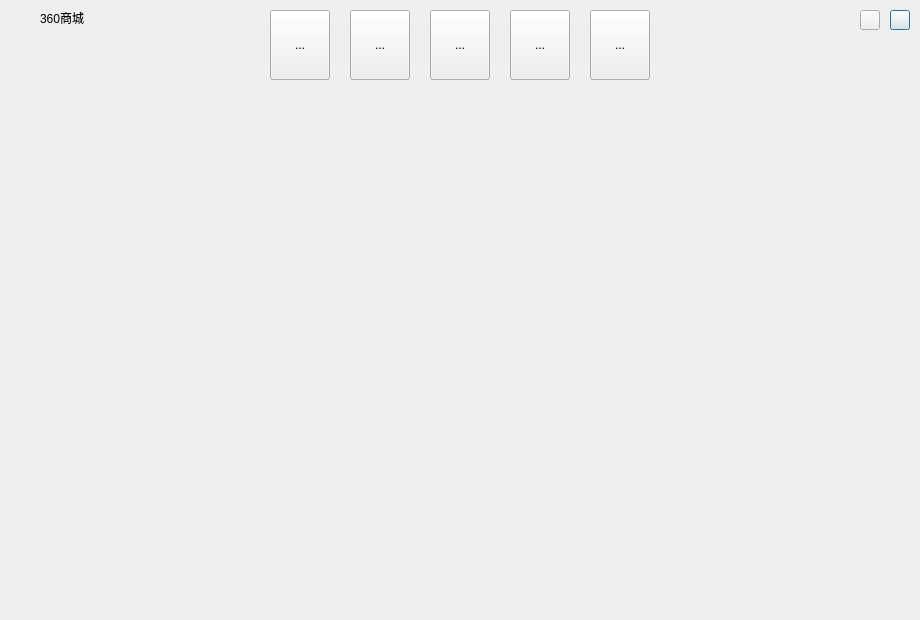
<?xml version="1.0" encoding="UTF-8"?>
<ui version="4.0">
 <class>Market360Dialog</class>
 <widget class="QDialog" name="Market360Dialog">
  <property name="geometry">
   <rect>
    <x>0</x>
    <y>0</y>
    <width>920</width>
    <height>620</height>
   </rect>
  </property>
  <property name="windowTitle">
   <string>Dialog</string>
  </property>
  <widget class="QWidget" name="background" native="true">
   <property name="geometry">
    <rect>
     <x>0</x>
     <y>0</y>
     <width>920</width>
     <height>620</height>
    </rect>
   </property>
  </widget>
  <widget class="QWidget" name="main" native="true">
   <property name="geometry">
    <rect>
     <x>0</x>
     <y>0</y>
     <width>920</width>
     <height>620</height>
    </rect>
   </property>
   <widget class="QWidget" name="icon" native="true">
    <property name="geometry">
     <rect>
      <x>10</x>
      <y>10</y>
      <width>20</width>
      <height>20</height>
     </rect>
    </property>
   </widget>
   <widget class="QLabel" name="title">
    <property name="geometry">
     <rect>
      <x>40</x>
      <y>10</y>
      <width>59</width>
      <height>16</height>
     </rect>
    </property>
    <property name="text">
     <string>360商城</string>
    </property>
   </widget>
   <widget class="QPushButton" name="close">
    <property name="geometry">
     <rect>
      <x>890</x>
      <y>10</y>
      <width>20</width>
      <height>20</height>
     </rect>
    </property>
    <property name="text">
     <string/>
    </property>
   </widget>
   <widget class="QPushButton" name="min">
    <property name="geometry">
     <rect>
      <x>860</x>
      <y>10</y>
      <width>20</width>
      <height>20</height>
     </rect>
    </property>
    <property name="text">
     <string/>
    </property>
   </widget>
   <widget class="QToolButton" name="toolButton">
    <property name="geometry">
     <rect>
      <x>270</x>
      <y>10</y>
      <width>60</width>
      <height>70</height>
     </rect>
    </property>
    <property name="text">
     <string>...</string>
    </property>
   </widget>
   <widget class="QToolButton" name="toolButton_2">
    <property name="geometry">
     <rect>
      <x>350</x>
      <y>10</y>
      <width>60</width>
      <height>70</height>
     </rect>
    </property>
    <property name="text">
     <string>...</string>
    </property>
   </widget>
   <widget class="QToolButton" name="toolButton_3">
    <property name="geometry">
     <rect>
      <x>430</x>
      <y>10</y>
      <width>60</width>
      <height>70</height>
     </rect>
    </property>
    <property name="text">
     <string>...</string>
    </property>
   </widget>
   <widget class="QToolButton" name="toolButton_4">
    <property name="geometry">
     <rect>
      <x>510</x>
      <y>10</y>
      <width>60</width>
      <height>70</height>
     </rect>
    </property>
    <property name="text">
     <string>...</string>
    </property>
   </widget>
   <widget class="QToolButton" name="toolButton_5">
    <property name="geometry">
     <rect>
      <x>590</x>
      <y>10</y>
      <width>60</width>
      <height>70</height>
     </rect>
    </property>
    <property name="text">
     <string>...</string>
    </property>
   </widget>
   <widget class="QWidget" name="bottom" native="true">
    <property name="geometry">
     <rect>
      <x>0</x>
      <y>80</y>
      <width>921</width>
      <height>541</height>
     </rect>
    </property>
    <widget class="QWidget" name="verticalLayoutWidget">
     <property name="geometry">
      <rect>
       <x>0</x>
       <y>0</y>
       <width>921</width>
       <height>541</height>
      </rect>
     </property>
     <layout class="QVBoxLayout" name="verticalLayout"/>
    </widget>
   </widget>
  </widget>
 </widget>
 <resources/>
 <connections/>
</ui>
